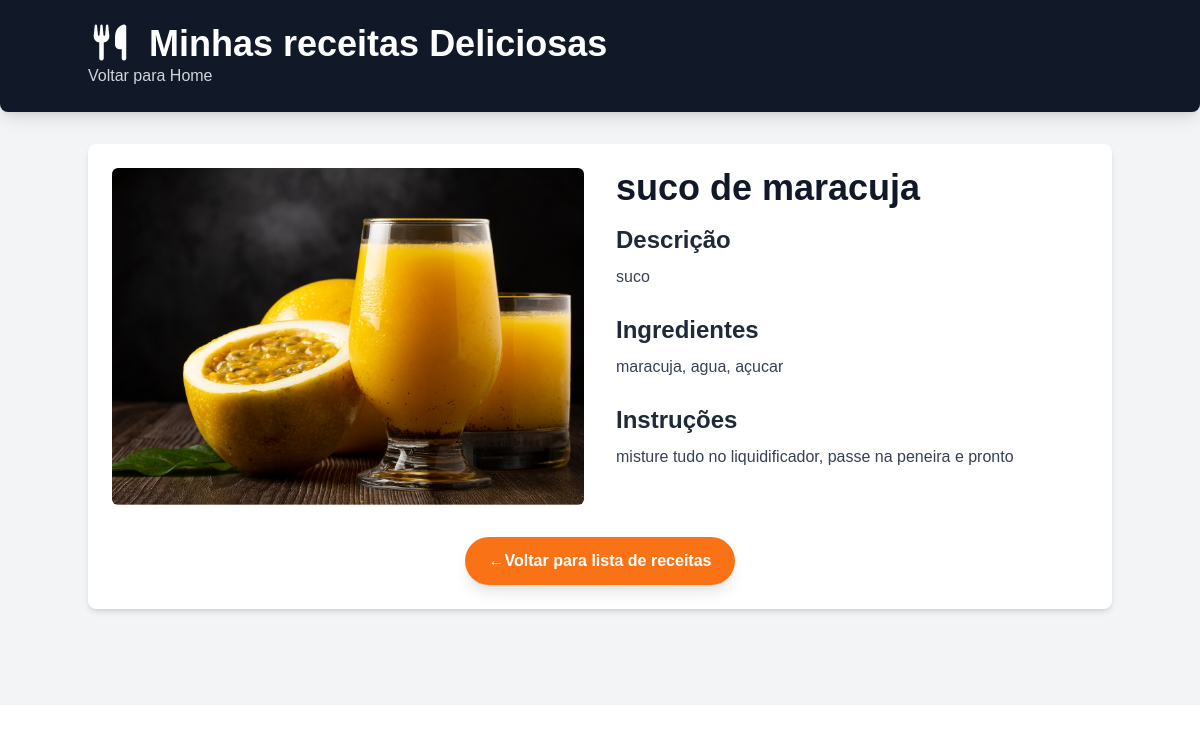
Page /receitas/receita/9/ on the committed database.
### receitas/models.py (models this page shows, shortened)
class Receita(models.Model):
    CATEGORIAS =[
        ('comida','Comida'),
        ('sobremesa','Sobremesa'),
        ('drink','Drink'),
    ]
    title = models.CharField("Título", max_length=200)
    description = models.TextField("Descrição")
    ingredients = models.TextField("Ingredientes")
    instructions = models.TextField("Modo de preparo")
    image = models.ImageField("Imagem", upload_to='receitas/images/', blank=True, null=True)
    categoria = models.CharField("Categoria", max_length=20, choices=CATEGORIAS, default='comida')
    created_at = models.DateTimeField(auto_now_add=True)
    updated_at = models.DateTimeField(auto_now=True)
    class Meta:
        verbose_name = "Receita"
        verbose_name_plural = "Receitas"
        ordering = ['-created_at'] #ordena as receitas pela data de criação (mais novas primeiro)

### receitas/views.py (the view)
# urls.py: path('receita/<int:id>/', views.receita_detail,
def receita_detail(request, id):
    receita = get_object_or_404(Receita, pk=id)
    return render(request, 'receitas/receita_detail.html', {'receita': receita})

### receitas/templates/receitas/receita_detail.html (shortened to what this page needs)
{% load static %}
<!DOCTYPE html>
<html lang="en">
<head>
    <script src="https://cdn.tailwindcss.com"></script>
    <link rel="stylesheet" href="https://cdnjs.cloudflare.com/ajax/libs/font-awesome/7.0.0/css/all.min.css"/>
</head>
<body>
    <div class="bg-gray-100 text-gray-900">
        <header class=" bg-gray-900 text-white p-6 shadow-lg rounded-b-lg ">
            <div class="container mx-auto flex flex-col sm:mb-0">
                <div class="flex items-center mb-4 sm:mb-0">
                    <div class="text-4xl mr-4">
                        <i class="fas fa-utensils"></i>
                    </div>
                    <h1 class="text-4xl font-bold text-center sm:text-left">
                        Minhas receitas Deliciosas
                    </h1>
                </div>
                    <nav class="mt-4 sm:mt-0">
                        <a href="{% url 'home' %}" class="text-gray-300 hover:text-white transition duration-300 ease-in-out">Voltar para Home
                        </a>
                    </nav>
            </div>
        </header>
        <main class="container mx-auto p-6 mt-8 bg-white rounded-lg shadow-md">
            <div class="flex flex-col md:flex-row gap-8">
                {% if receita.image %}
                    <div class="md:w-1/2">
                        <img src="{{ receita.image.url }}" alt="[Imagem de {{ receita.title }}]" class="w-full h-auto object-cover rounded-md">
                    </div>
                {% endif %}
                <div class="md:w-1/2">
                    <h2 class="text-4xl font-bold text-gray-900 mb-4">{{ receita.title }}</h2>
                    <h3 class="text-2xl font-semibold text-gray-800 mb-2">Descrição</h3>
                    <p class="text-gray-700 mb-6 leading-relaxed">{{ receita.description }}</p>
                    <h3 class="text-2xl font-semibold text-gray-800 mb-2">Ingredientes</h3>
                    <p class="text-gray-700 mb-6 leading-relaxed whitespace-pre-wrap">{{ receita.ingredients }}</p>
                    <h3 class="text-2xl font-semibold text-gray-800 mb-2">Instruções</h3>
                    <p class="text-gray-700 mb-6 leading-relaxed whitespace-pre-wrap">{{ receita.instructions }}</p>
                </div>
            </div>
            <div class="mt-8 text-center">
                <a href="{% url 'home'%}" class="inline-block bg-orange-500 hover:bg-orange-600 text-white font-bold py-3 px-6 rounded-full transition duration-300 ease-in-out shadow-lg"> &larr;Voltar para lista de receitas
                </a>
            </div>
        </main>
        <footer class="mt-12 p-6 text-center text-gray-600">
        </footer>
</body>
</html>

### receitas/templates/receitas/receita_detail.html (style rules this page uses)
body { font-family: Arial, sans-serif; }

### rows in the picture
Receita: image (picture), title "suco de maracuja", description "suco", ingredients "maracuja, agua, açucar", instructions "misture tudo no liquidificador, passe na peneira e pronto"
